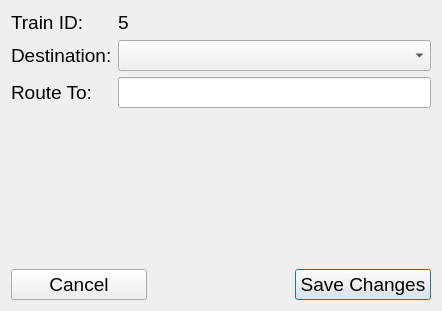
<?xml version="1.0" encoding="UTF-8"?>
<ui version="4.0">
 <class>CtcRouteDialog</class>
 <widget class="QDialog" name="CtcRouteDialog">
  <property name="geometry">
   <rect>
    <x>0</x>
    <y>0</y>
    <width>442</width>
    <height>311</height>
   </rect>
  </property>
  <property name="font">
   <font>
    <family>Segoe UI</family>
    <pointsize>14</pointsize>
   </font>
  </property>
  <property name="windowTitle">
   <string>Route Edit</string>
  </property>
  <layout class="QGridLayout" name="gridLayout">
   <item row="4" column="2">
    <widget class="QPushButton" name="save_button">
     <property name="text">
      <string>Save Changes</string>
     </property>
    </widget>
   </item>
   <item row="0" column="0" colspan="3">
    <layout class="QFormLayout" name="formLayout">
     <item row="0" column="0">
      <widget class="QLabel" name="label">
       <property name="text">
        <string>Train ID:</string>
       </property>
      </widget>
     </item>
     <item row="0" column="1">
      <widget class="QLabel" name="train_text">
       <property name="text">
        <string>5</string>
       </property>
      </widget>
     </item>
     <item row="1" column="0">
      <widget class="QLabel" name="label_2">
       <property name="text">
        <string>Destination:</string>
       </property>
      </widget>
     </item>
     <item row="1" column="1">
      <widget class="QComboBox" name="dest_cbox"/>
     </item>
     <item row="2" column="0">
      <widget class="QLabel" name="label_3">
       <property name="text">
        <string>Route To:</string>
       </property>
      </widget>
     </item>
     <item row="2" column="1">
      <widget class="QLineEdit" name="route_text"/>
     </item>
    </layout>
   </item>
   <item row="4" column="0">
    <widget class="QPushButton" name="cancel_button">
     <property name="text">
      <string>Cancel</string>
     </property>
    </widget>
   </item>
  </layout>
 </widget>
 <resources/>
 <connections/>
</ui>
